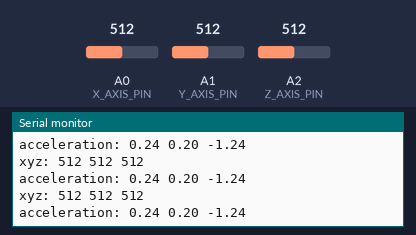
Simulated run of this sketch. Board: Arduino Uno, built with avr-gcc and run on an emulated ATmega328P. Parts: the last lines printed to the serial monitor. The test bench sets the inputs (shaded band); at power-on: A2 (Z_AXIS_PIN) = 512, A0 (X_AXIS_PIN) = 512, A1 (Y_AXIS_PIN) = 512.

Above: at 1.2 s.
1.3 s: A2 (Z_AXIS_PIN) set to 593
At 2.1 s:
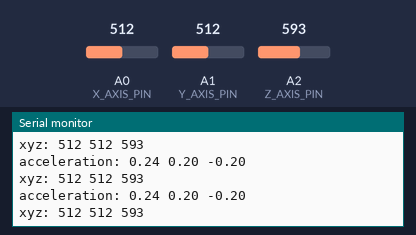
4.3 s: A2 (Z_AXIS_PIN) set to 625
At 5.2 s:
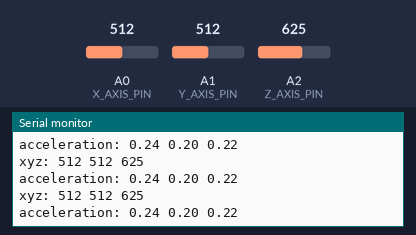
7.3 s: A0 (X_AXIS_PIN) set to 480
At 8.0 s:
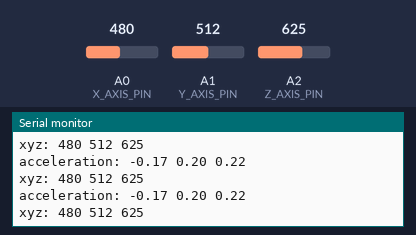
10.3 s: A0 (X_AXIS_PIN) set to 108
At 11.3 s:
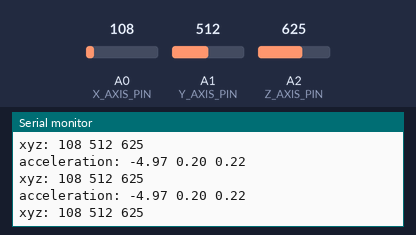
13.3 s: A0 (X_AXIS_PIN) set to 92
At 13.9 s:
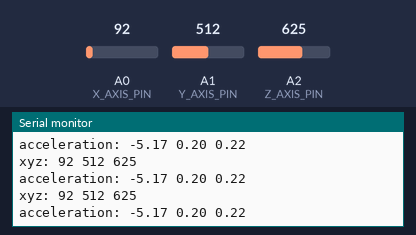
Timing chart, 0 to 16.3 s (numbered marks = the images above; inputs shaded):
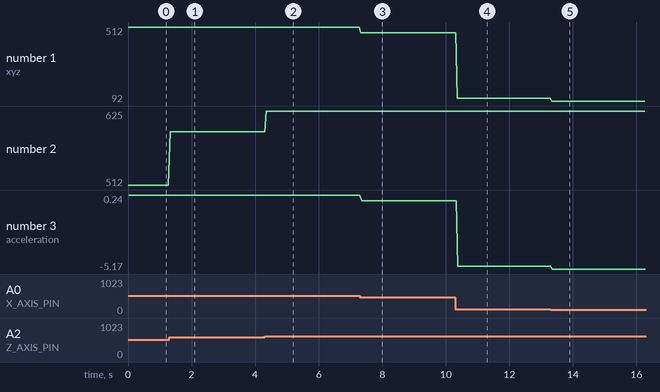

The sketch:

MeasuringAcceleration.ino
```cpp
/*****************************************************************************/
//	Function:  Get the accelemeter of the x/y/z axis.
//  Hardware:  Grove - 3-Axis Analog Accelerometer
//	Arduino IDE: Arduino-1.0
//	Author:	 Frankie.Chu
//	Date: 	 Jan 11,2013
//	Version: v1.0
//	by www.seeedstudio.com
//
//  This library is free software; you can redistribute it and/or
//  modify it under the terms of the GNU Lesser General Public
//  License as published by the Free Software Foundation; either
//  version 2.1 of the License, or (at your option) any later version.
//
//  This library is distributed in the hope that it will be useful,
//  but WITHOUT ANY WARRANTY; without even the implied warranty of
//  MERCHANTABILITY or FITNESS FOR A PARTICULAR PURPOSE.  See the GNU
//  Lesser General Public License for more details.
//
//  You should have received a copy of the GNU Lesser General Public
//  License along with this library; if not, write to the Free Software
//  Foundation, Inc., 51 Franklin St, Fifth Floor, Boston, MA  02110-1301  USA
//
/*******************************************************************************/

#include "ADXL335.h"

ADXL335 accelerometer;
void setup()
{
	Serial.begin(9600);
	accelerometer.begin();
}
void loop()
{
	int x,y,z;
	accelerometer.getXYZ(&x,&y,&z);
	Serial.print("xyz: ");
	Serial.print(x);
  Serial.print(" ");
	Serial.print(y);
  Serial.print(" ");
	Serial.print(z);
  Serial.print(" ");
  Serial.println(" ");

	float ax,ay,az;
	accelerometer.getAcceleration(&ax,&ay,&az);
	Serial.print("acceleration: ");
	Serial.print(ax);
  Serial.print(" ");
	Serial.print(ay);
  Serial.print(" ");
	Serial.print(az);
  Serial.print(" ");
  Serial.println(" ");

	delay(50);
}
```

ADXL335.cpp
```cpp
// (licence header left out)
#include <Arduino.h>
#include "ADXL335.h"

void ADXL335::pinsInit()
{
    pinMode(X_AXIS_PIN, INPUT);
    pinMode(Y_AXIS_PIN, INPUT);
    pinMode(Z_AXIS_PIN, INPUT);
}
void ADXL335::begin()
{
    pinsInit();
    scale = (float)SENSITIVITY*ADC_AMPLITUDE/ADC_REF;
}
void ADXL335::getXYZ(int *x,int *y,int *z)
{
    *x = analogRead(X_AXIS_PIN);
    *y= analogRead(Y_AXIS_PIN);
    *z = analogRead(Z_AXIS_PIN);
}
void ADXL335::getAcceleration(float *ax,float *ay,float *az)
{
    int x,y,z;
    float xvoltage,yvoltage,zvoltage;
    getXYZ(&x,&y,&z);
    xvoltage = (float)x*ADC_REF/ADC_AMPLITUDE;
    yvoltage = (float)y*ADC_REF/ADC_AMPLITUDE;
    zvoltage = (float)z*ADC_REF/ADC_AMPLITUDE;
//    Serial.println("voltage:");
//    Serial.println(xvoltage);
//    Serial.println(yvoltage);
//    Serial.println(zvoltage);
    *ax = (xvoltage - ZERO_X)/SENSITIVITY;
    *ay = (yvoltage - ZERO_Y)/SENSITIVITY;
    *az = (zvoltage - ZERO_Z)/SENSITIVITY;

}
```

ADXL335.h
```cpp
// (licence header left out)
#ifndef __ADXL335_H__
#define __ADXL335_H__

#include <Arduino.h>
/*macro definitions of Analog read pins*/
#define X_AXIS_PIN A0
#define Y_AXIS_PIN A1
#define Z_AXIS_PIN A2

#define ADC_AMPLITUDE 1024//amplitude of the 10bit-ADC of Arduino is 1024LSB
#define ADC_REF 3.3   //ADC reference is 3.3v
#define ZERO_X  1.59 //accleration of X-AXIS is 0g, the voltage of X-AXIS is 1.22v
#define ZERO_Y  1.60 //
#define ZERO_Z  1.96 //
#define SENSITIVITY 0.25//sensitivity of X/Y/Z axis is 0.25v/g

class ADXL335
{
private:
    void pinsInit();
    float scale;
public:
    void begin();
    void getXYZ(int *x,int *y,int *z);
    void getAcceleration(float *ax,float *ay,float *az);
};

#endif
```

Measured:
- the behaviour switches between 608 and 609 on A2 (Z_AXIS_PIN) (found by bisection; images 1 and 2)
- the behaviour switches between 494 and 493 on A0 (X_AXIS_PIN) (found by bisection; images 2 and 3)
- the behaviour switches between 100 and 99 on A0 (X_AXIS_PIN) (found by bisection; images 4 and 5)
- after the input at 1.3 s, the serial monitor: prints a new line at once (image 1)
- after the input at 4.3 s, the serial monitor: prints a new line after 0.06 s (image 2)
- after the input at 7.3 s, the serial monitor: prints a new line at once (image 3)
- after the input at 10.3 s, the serial monitor: prints a new line after 0.06 s (image 4)
- after the input at 13.3 s, the serial monitor: prints a new line at once (image 5)
